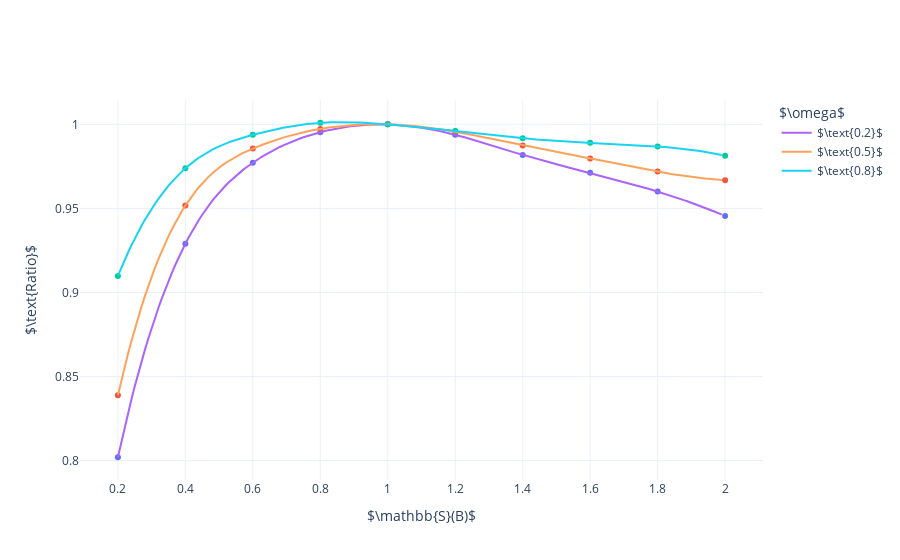

The cell this chart's notebook holds for it:
### Code cell
palette = cycle(px.colors.sequential.algae_r[::3])
fig = go.Figure()

# f = [0] * len(SCVS)

# for i in range(len(SCVS)):

f_0_2 = interp1d(SCVS, ratio_omega_0_2, kind='cubic')
f_0_5 = interp1d(SCVS, ratio_omega_0_5, kind='cubic')
f_0_8 = interp1d(SCVS, ratio_omega_0_8, kind='cubic')


fig.add_trace(go.Scatter(x=SCVS, y=ratio_omega_0_2, mode='markers', showlegend=False))
fig.add_trace(go.Scatter(x=SCVS, y=ratio_omega_0_5, mode='markers', showlegend=False))
fig.add_trace(go.Scatter(x=SCVS, y=ratio_omega_0_8, mode='markers', showlegend=False))


SCV_dense = np.arange(0.2,2.0,0.01)

fig.add_trace(go.Scatter(x=SCV_dense, y=f_0_2(SCV_dense), name='$\\text{0.2}$'))
#                         marker={'color': next(palette)}))
fig.add_trace(go.Scatter(x=SCV_dense, y=f_0_5(SCV_dense), name='$\\text{0.5}$'))
#                         marker={'color': next(palette)}))
fig.add_trace(go.Scatter(x=SCV_dense, y=f_0_8(SCV_dense), name='$\\text{0.8}$'))
#                         marker={'color': next(palette)}))


# for i in range(len(SCVS)):
#     fig.add_trace(go.Scatter(x=u_range, y=f[i](u_range), name=str(SCVS[i]), mode='lines+markers', marker_color=next(palette)))
                                                   
fig.update_layout(
    template = 'plotly_white',
    legend_title = '$\omega$', 
    xaxis = {'title': '$\mathbb{S}(B)$', 'tick0': 0.2, 'dtick': 0.2},
    yaxis = {'title': '$\\text{Ratio}$'},
)

fig.show()

### Figure 1 — Plotly figure (JSON) as saved in the notebook; plotly's stock layout.template omitted (floating-point values rounded to 4 significant figures; data arrays with more than 128 entries replaced by an {"elided": "..."} marker saying what was removed)
{"data": [{"mode": "markers", "showlegend": false, "type": "scatter", "x": [0.2, 0.4, 0.6, 0.8, 1, 1.2, 1.4, 1.6, 1.8, 2], "y": [0.802, 0.929, 0.9772, 0.9953, 1, 0.9938, 0.9818, 0.9712, 0.9601, 0.9455]}, {"mode": "markers", "showlegend": false, "type": "scatter", "x": [0.2, 0.4, 0.6, 0.8, 1, 1.2, 1.4, 1.6, 1.8, 2], "y": [0.8389, 0.9517, 0.9856, 0.9973, 1, 0.9957, 0.9875, 0.9797, 0.9719, 0.9668]}, {"mode": "markers", "showlegend": false, "type": "scatter", "x": [0.2, 0.4, 0.6, 0.8, 1, 1.2, 1.4, 1.6, 1.8, 2], "y": [0.9099, 0.9739, 0.9938, 1.001, 1, 0.9961, 0.9917, 0.989, 0.9869, 0.9814]}, {"name": "$\\text{0.2}$", "type": "scatter", "x": {"elided": "180 float values"}, "y": {"elided": "180 float values"}}, {"name": "$\\text{0.5}$", "type": "scatter", "x": {"elided": "180 float values"}, "y": {"elided": "180 float values"}}, {"name": "$\\text{0.8}$", "type": "scatter", "x": {"elided": "180 float values"}, "y": {"elided": "180 float values"}}], "layout": {"legend": {"title": {"text": "$\\omega$"}}, "xaxis": {"dtick": 0.2, "tick0": 0.2, "title": {"text": "$\\mathbb{S}(B)$"}}, "yaxis": {"title": {"text": "$\\text{Ratio}$"}}}}
